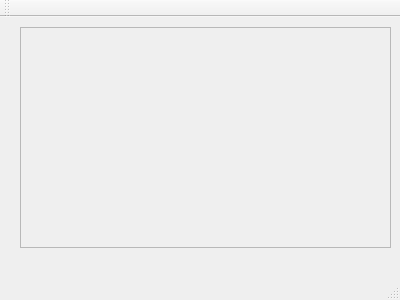
<?xml version="1.0" encoding="UTF-8"?>
<ui version="4.0">
 <class>MainWindow</class>
 <widget class="QMainWindow" name="MainWindow">
  <property name="geometry">
   <rect>
    <x>0</x>
    <y>0</y>
    <width>400</width>
    <height>300</height>
   </rect>
  </property>
  <property name="windowTitle">
   <string>MainWindow</string>
  </property>
  <widget class="QWidget" name="centralWidget">
   <widget class="QScrollArea" name="scrollArea">
    <property name="geometry">
     <rect>
      <x>20</x>
      <y>10</y>
      <width>371</width>
      <height>221</height>
     </rect>
    </property>
    <property name="widgetResizable">
     <bool>true</bool>
    </property>
    <widget class="QWidget" name="scrollAreaWidgetContents">
     <property name="geometry">
      <rect>
       <x>0</x>
       <y>0</y>
       <width>369</width>
       <height>219</height>
      </rect>
     </property>
    </widget>
   </widget>
  </widget>
  <widget class="QMenuBar" name="menuBar">
   <property name="geometry">
    <rect>
     <x>0</x>
     <y>0</y>
     <width>400</width>
     <height>19</height>
    </rect>
   </property>
  </widget>
  <widget class="QToolBar" name="mainToolBar">
   <attribute name="toolBarArea">
    <enum>TopToolBarArea</enum>
   </attribute>
   <attribute name="toolBarBreak">
    <bool>false</bool>
   </attribute>
  </widget>
  <widget class="QStatusBar" name="statusBar"/>
 </widget>
 <layoutdefault spacing="6" margin="11"/>
 <resources/>
 <connections/>
</ui>
